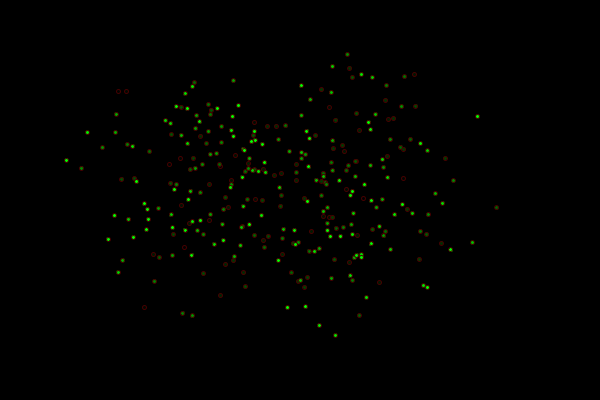
Frame 1 (no input)
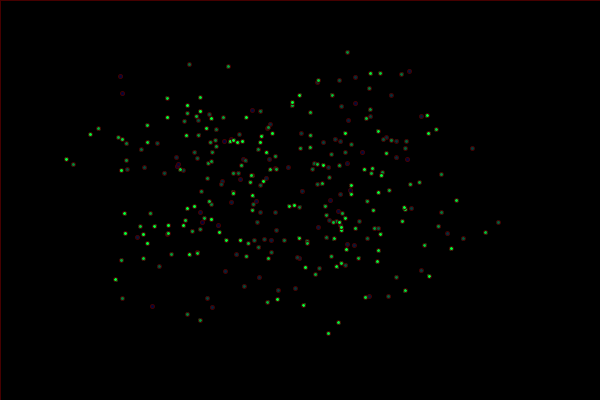
Frame 60 (the mouse pressed at the canvas centre just before this capture)
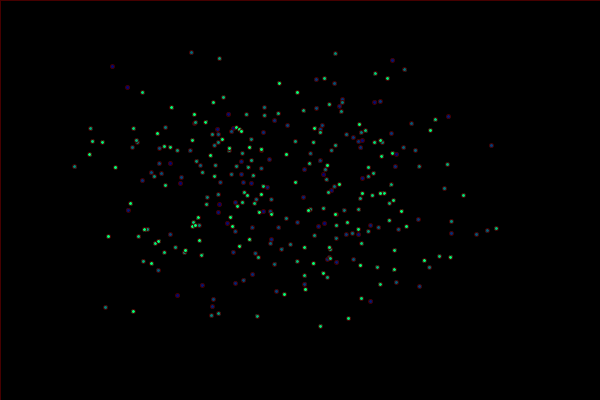
Frame 120 (the mouse held since frame 60 and released just before this capture)

The Processing sketch that drew these frames (run headless with seeded random() and noise(); from frame 60 on, the mouse is pressed at the canvas centre):

// Processing sketch: MagicWorms
// ── MagicWorms.pde
int Yvariable;
int Xvariable;
void setup(){
size(600, 400);

  
}
void draw(){
  background(0, 0, 0);
  makeMagical();
  for(int i =0; i < 300; i++){
    Yvariable = (int) random(50, 350);
    Xvariable = (int) random(50, 550);
    fill (0, i, frameCount);
    stroke(70, 0, 0);
   ellipse(getWormX(i), getWormY(i), 4, 4);
  }
  
  
}
float frequency = .001;
    float noiseInterval = PI;

    void makeMagical() {
        fill( 0, 0, 0, 10 );
        rect(0, 0, width, height);
        noStroke();
    }

    float getWormX(int i) {
        return map(noise(i*noiseInterval + frameCount * frequency), 0, 1, 0, width);
    }

    float getWormY(int i) {
        return map(noise(i*noiseInterval+1 + frameCount * frequency), 0, 1, 0, height);
    }
